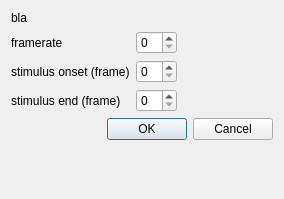
<?xml version="1.0" encoding="UTF-8"?>
<ui version="4.0">
 <class>conversion_dialog</class>
 <widget class="QDialog" name="conversion_dialog">
  <property name="windowModality">
   <enum>Qt::NonModal</enum>
  </property>
  <property name="geometry">
   <rect>
    <x>0</x>
    <y>0</y>
    <width>284</width>
    <height>199</height>
   </rect>
  </property>
  <property name="windowTitle">
   <string>Dialog</string>
  </property>
  <property name="modal">
   <bool>true</bool>
  </property>
  <layout class="QFormLayout" name="formLayout">
   <property name="fieldGrowthPolicy">
    <enum>QFormLayout::FieldsStayAtSizeHint</enum>
   </property>
   <item row="0" column="0" colspan="2">
    <widget class="QLabel" name="label">
     <property name="text">
      <string>bla</string>
     </property>
    </widget>
   </item>
   <item row="1" column="0">
    <widget class="QLabel" name="label_2">
     <property name="text">
      <string>framerate</string>
     </property>
    </widget>
   </item>
   <item row="4" column="0" colspan="2">
    <widget class="QDialogButtonBox" name="buttonBox">
     <property name="sizePolicy">
      <sizepolicy hsizetype="Minimum" vsizetype="Fixed">
       <horstretch>0</horstretch>
       <verstretch>0</verstretch>
      </sizepolicy>
     </property>
     <property name="orientation">
      <enum>Qt::Horizontal</enum>
     </property>
     <property name="standardButtons">
      <set>QDialogButtonBox::Cancel|QDialogButtonBox::Ok</set>
     </property>
    </widget>
   </item>
   <item row="1" column="1">
    <widget class="QSpinBox" name="framerate_box"/>
   </item>
   <item row="2" column="1">
    <widget class="QSpinBox" name="stimulus_on_box"/>
   </item>
   <item row="3" column="1">
    <widget class="QSpinBox" name="stimulus_end_box"/>
   </item>
   <item row="2" column="0">
    <widget class="QLabel" name="label_3">
     <property name="text">
      <string>stimulus onset (frame)</string>
     </property>
    </widget>
   </item>
   <item row="3" column="0">
    <widget class="QLabel" name="label_4">
     <property name="text">
      <string>stimulus end (frame)</string>
     </property>
    </widget>
   </item>
  </layout>
 </widget>
 <resources/>
 <connections>
  <connection>
   <sender>buttonBox</sender>
   <signal>accepted()</signal>
   <receiver>conversion_dialog</receiver>
   <slot>accept()</slot>
   <hints>
    <hint type="sourcelabel">
     <x>248</x>
     <y>254</y>
    </hint>
    <hint type="destinationlabel">
     <x>157</x>
     <y>274</y>
    </hint>
   </hints>
  </connection>
  <connection>
   <sender>buttonBox</sender>
   <signal>rejected()</signal>
   <receiver>conversion_dialog</receiver>
   <slot>reject()</slot>
   <hints>
    <hint type="sourcelabel">
     <x>316</x>
     <y>260</y>
    </hint>
    <hint type="destinationlabel">
     <x>286</x>
     <y>274</y>
    </hint>
   </hints>
  </connection>
 </connections>
</ui>
